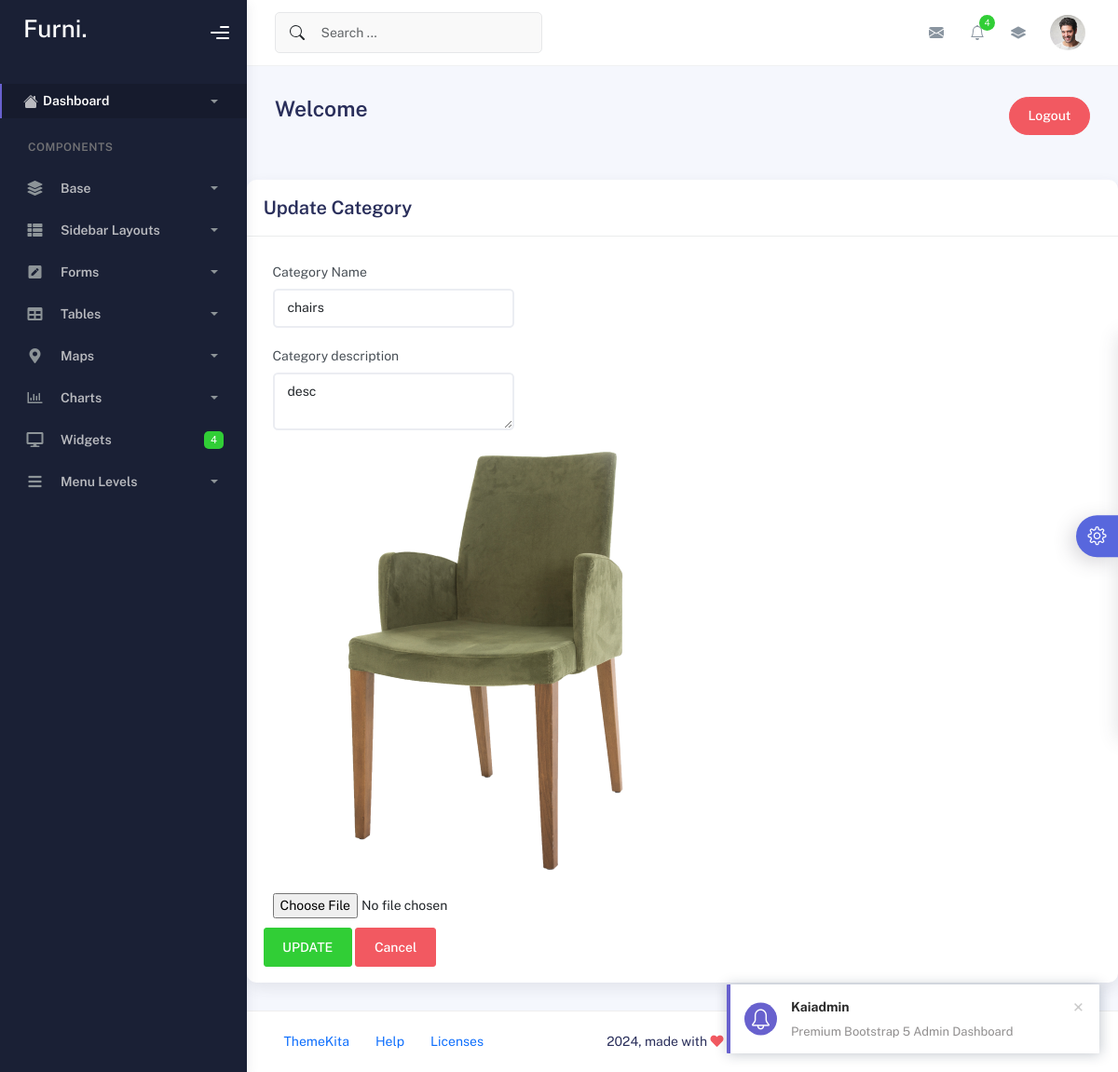
Screenshot of /update_category/1 with the database file from the repository.
### ecomapp/models.py (models this page shows, shortened)
class Category(models.Model):
    name = models.CharField(max_length=255)
    description = models.TextField(blank=True, null=True)
    image = models.ImageField(upload_to='category/', blank=True, null=True)

### ecomapp/views.py (the view)
# urls.py: path('update_category/<int:id>',views.update_category ,name='update_category'),
def update_category(req,id):
    data=Category.objects.get(id=id)
    return render(req,'update_category.html',{'data':data})

### templates/update_category.html (shortened to what this page needs)
{% extends 'sellers.html' %}
{% block content %}
    <div class="row">
    <div class="col-md-12">
        <div class="card">
        <div class="card-header">
            <div class="card-title">Update Category</div>
        </div>
        <form action="{% url 'update_categorydetails' data.id %}" method="post" enctype="multipart/form-data">
            <div class="card-body">
                <div class="row">
                <div class="col-md-6 col-lg-4">
                    <div class="form-group">
                        <label for="text">Category Name</label>
                        <input type="text" class="form-control" placeholder="Enter Category Name" name="cname" value="{{ data.name }}" >
                    </div>
                    <div class="form-group">
                        <label for="textarea">Category description</label>
                        <textarea class="form-control" placeholder="Enter Product Description" name="cdescrp" value="" >{{ data.description  }}</textarea>
                    </div>
                    <img src="{{ data.image.url }}" alt="">
                    <div class="form-group">
                    <input type="file" class="form-control-file" id="exampleFormControlFile1" name="cimg"  >
                    </div>
                <button class="btn btn-success" type="submit">UPDATE</button>
                <button class="btn btn-danger" type="reset">Cancel</button>
        </form>
        </div>
    </div>
    </div>
{% endblock %}

### rows the page displays
Category: cname "chairs", cdescrp "desc", image (picture)
